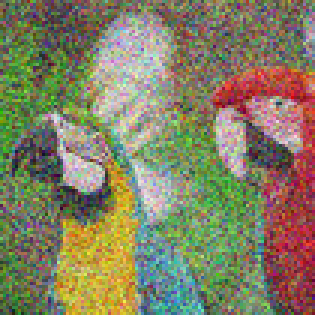
#> input picture pericos_sucios.png, 105 x 105 px, shrunk from 263 x 262 before the run (shown 3 times larger); its folder holds 4 pictures in this run
$ python main.py
#> lines starting #> are read from the running program, lines starting #| are printed output that depends on the picture; after the words box and inside, x2 and y2 are one past the last pixel; in counts of white or black regions, pixels touching at a corner belong together
import numpy as np
import math
import matplotlib.pyplot as plt


def denoise_image(filename, burn_in_steps, total_samples, logfile):
    print("Entre a denoise")
    posterior = get_posterior(filename, burn_in_steps,
                              total_samples, logfile=logfile)
    denoised = np.zeros(posterior.shape, dtype=np.float64)
    denoised[posterior > 0.5] = 1
    print("FIN metodo denoise_image")
    return denoised[1:-1, 1:-1]


def load_image(filename):
#> called with filename = 'pericos_sucios.png'
    my_img = plt.imread(filename)
#> my_img is the input picture: shape (105, 105, 3) float32; mean R, G, B 0.518, 0.503, 0.389
    img_gray = np.dot(my_img[..., :3], [0.2989, 0.5870, 0.1140])
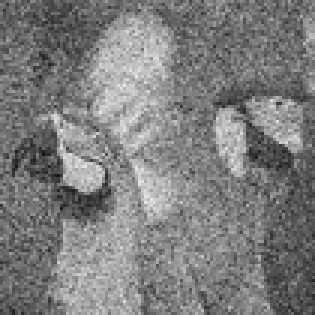
#> img_gray: shape (105, 105) float64 (shown 3 times larger); min 0.0748, max 0.921, mean 0.495
    img_gray = np.where(img_gray > 0.5, 1, -1)
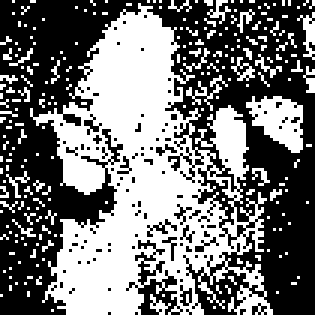
#> img_gray: shape (105, 105) int64 (shown 3 times larger); values -1 (black) and 1 (white), 46% white; 232 white regions (224 under 20 px), largest, box (x1, y1, x2, y2) and area: (10, 1, 91, 105) 4068, (82, 32, 101, 51) 218, (99, 4, 105, 20) 43
    img_padded = np.zeros([img_gray.shape[0] + 2, img_gray.shape[1] + 2])
    img_padded[1:-1, 1:-1] = img_gray
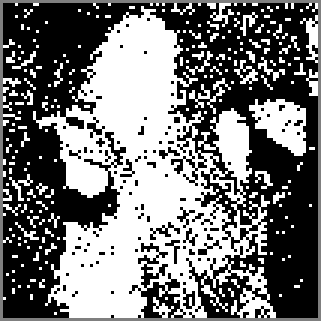
#> img_padded: shape (107, 107) float64 (shown 3 times larger); min -1, max 1, mean -0.0776; drawn with min black and max white
    return img_padded


def get_posterior(filename, burn_in_steps, total_samples, logfile):
    X = load_image(filename)  # Imagen es un array de ceros y unos
    # Un array como la imagen, pero lleno de ceros.
    posterior = np.zeros(X.shape)
    print(X.shape)
#| (107, 107)
    # Y es array como la imagen, pero lleno aleatoriamente con 1 o -1
    Y = np.random.choice([1, -1], size=X.shape)
    energy_list = list()
    for step in range(burn_in_steps + total_samples):
        print("Iteracion"+str(step))
        # itera de 1 a filas*columnas (de la imagen) - 1
        for i in range(1, Y.shape[0]-1):  # itera de 1 a #filas
            for j in range(1, Y.shape[1]-1):  # itera de 1 a #columnas
                y = sample_y(i, j, Y, X)  # ij es un pixel
                Y[i, j] = y
                if y == 1 and step >= burn_in_steps:
                    posterior[i, j] += 1
        energy = -np.sum(np.multiply(Y, X))*ITA-(np.sum(np.multiply(
            Y[:-1], Y[1:]))+np.sum(np.multiply(Y[:, :-1], Y[:, 1:])))*BETA
        if step < burn_in_steps:
            energy_list.append(str(step) + "\t" + str(energy) + "\tB")
        else:
            energy_list.append(str(step) + "\t" + str(energy) + "\tS")
#> this loop made 11 passes
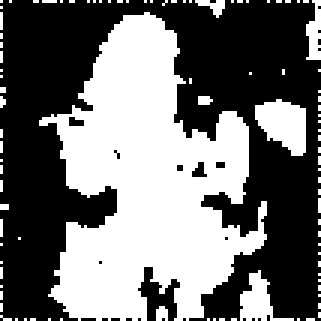
#> Y: shape (107, 107) int64 (shown 3 times larger); values -1 (black) and 1 (white), 44.1% white; 96 white regions (91 under 20 px), largest, box (x1, y1, x2, y2) and area: (13, 4, 89, 107) 4386, (85, 33, 102, 52) 224, (80, 90, 98, 107) 136, (102, 0, 107, 20) 67, (65, 0, 75, 6) 29
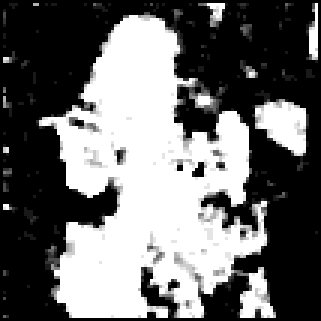
#> posterior: shape (107, 107) float64 (shown 3 times larger); min 0, max 10, mean 4.25; drawn with min black and max white
    posterior = posterior / total_samples

    file = open(logfile, 'w')
    print("Abri logfile")
    for element in energy_list:
        file.writelines(element)
        file.write('\n')
#> this loop made 11 passes
    file.close()
    return posterior


def sample_y(i, j, Y, X):
    # markov_blanket es (115,230,100,90,pixel)
    markov_blanket = [Y[i - 1, j], Y[i, j - 1],
                      Y[i, j + 1], Y[i + 1, j], X[i, j]]
    w = ITA * markov_blanket[-1] + BETA * sum(markov_blanket[:4])
    prob = 1 / (1 + math.exp(-2*w))  # 0.63
    # print(prob)
    return (np.random.rand() < prob) * 2 - 1


def plot_energy(filename):
#> (the run stopped early here; a loop or call above may not have finished)
